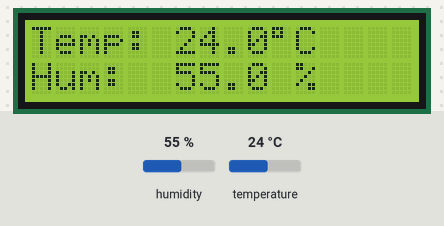
The sketch below on a simulated Arduino Uno, built with avr-gcc and run on an emulated ATmega328P. On the bench: 16×2 character LCD. Inputs (shaded band) come from the test bench; at power-on: humidity 55 %, temperature 24 °C. What the sketch prints to the serial monitor is not drawn.

Above: at 4.2 s.
4.3 s: humidity set to 22 %
At 6.9 s:
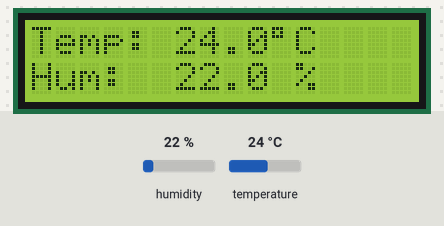
7.3 s: temperature set to 12 °C
At 8.2 s:
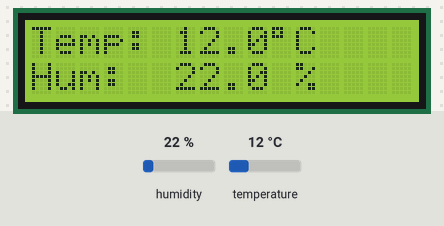
10.3 s: humidity set to 40 %
At 12.9 s:
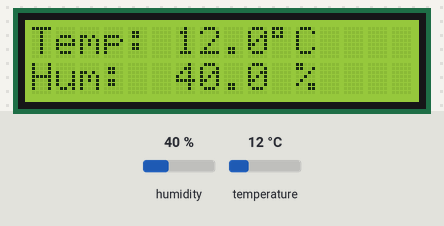
13.3 s: temperature set to 19 °C
At 15.2 s:
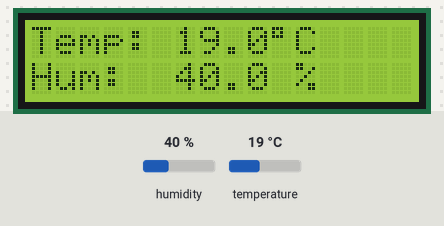
Timing chart, 0 to 16.7 s (numbered marks = the images above; inputs shaded):
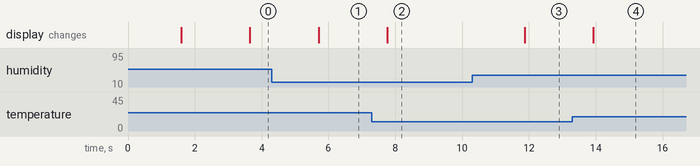

Measured:
- after the input at 4.3 s, the display: changes after 1.4 s (image 1)
- after the input at 7.3 s, the display: changes after 0.46 s (image 2)
- after the input at 10.3 s, the display: changes after 1.6 s (image 3)
- after the input at 13.3 s, the display: changes after 0.62 s (image 4)

The sketch:

TemperatureHumid.ino
```cpp
#include <DHT.h>
#include <Wire.h>
#include <LiquidCrystal_I2C.h>

#define DHTPIN 2      // Pin de données
#define DHTTYPE DHT11 // Type de capteur

DHT dht(DHTPIN, DHTTYPE);

// Adresse I2C la plus courante : 0x27 (parfois 0x3F selon le module)
// Format : LiquidCrystal_I2C(adresse, colonnes, lignes)
LiquidCrystal_I2C lcd(0x27, 16, 2);

void setup() {
  Serial.begin(9600);
  dht.begin();

  lcd.init();       // initialise le LCD
  lcd.backlight();  // allume le rétroéclairage

  lcd.setCursor(0, 0);
  lcd.print("Station DHT11");
  lcd.setCursor(0, 1);
  lcd.print("Demarrage...");

  Serial.println("=== Station DHT11 ===");
  Serial.println("Demarrage...");

  delay(1500);
  lcd.clear();
}

void loop() {
  delay(2000); // 2 secondes entre chaque mesure

  float temperature = dht.readTemperature();
  float humidite   = dht.readHumidity();

  if (isnan(temperature) || isnan(humidite)) {
    Serial.println("Erreur lecture capteur DHT11 (nan)");

    lcd.setCursor(0, 0);
    lcd.print("Erreur capteur ");
    lcd.setCursor(0, 1);
    lcd.print("DHT11 (nan)     ");
    return; // ne rien envoyer si la lecture est invalide
  }

  // Affichage lisible sur le Serial
  Serial.print("Temperature = ");
  Serial.print(temperature);
  Serial.print(" °C | Humidite = ");
  Serial.print(humidite);
  Serial.println(" %");

  // Ligne pour Python (si tu l'utilises)
  Serial.print("DATA:");
  Serial.print(temperature);
  Serial.print(",");
  Serial.println(humidite);

  // Affichage sur l'écran LCD
  lcd.setCursor(0, 0);
  lcd.print("Temp: ");
  lcd.print(temperature, 1);
  lcd.print((char)223); // symbole degré °
  lcd.print("C   ");

  lcd.setCursor(0, 1);
  lcd.print("Hum:  ");
  lcd.print(humidite, 1);
  lcd.print(" %   ");
}
```
